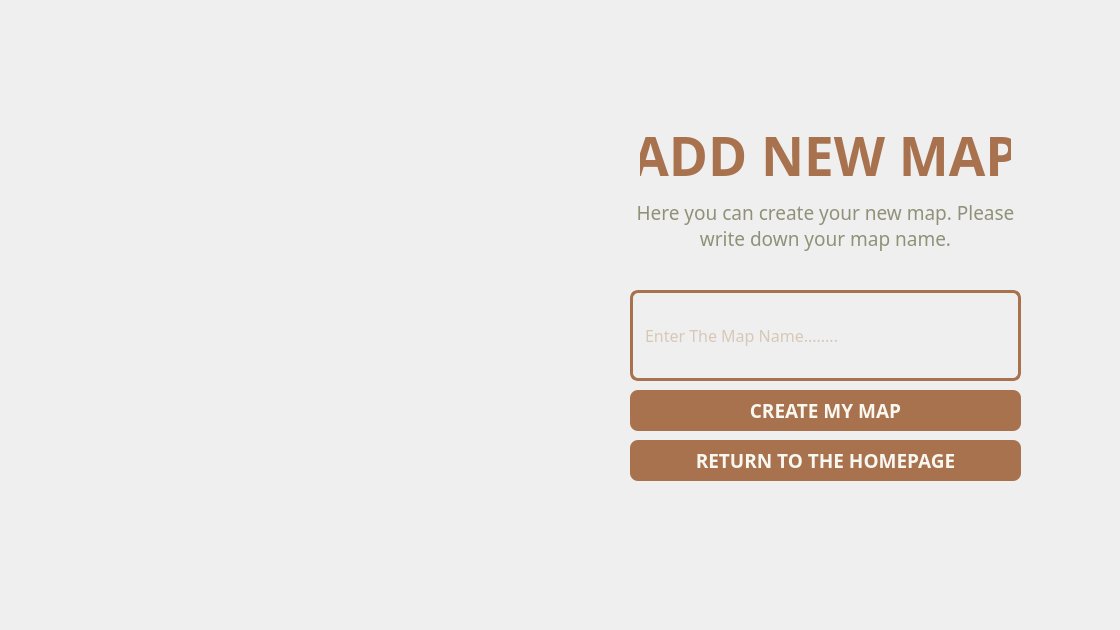
<?xml version="1.0" encoding="UTF-8"?>
<ui version="4.0">
 <class>addmap</class>
 <widget class="QWidget" name="addmap">
  <property name="geometry">
   <rect>
    <x>0</x>
    <y>0</y>
    <width>1120</width>
    <height>630</height>
   </rect>
  </property>
  <property name="minimumSize">
   <size>
    <width>1120</width>
    <height>630</height>
   </size>
  </property>
  <property name="maximumSize">
   <size>
    <width>1120</width>
    <height>630</height>
   </size>
  </property>
  <property name="windowTitle">
   <string>Mini Wasalni | Add New Map</string>
  </property>
  <widget class="QLabel" name="addmap_label">
   <property name="geometry">
    <rect>
     <x>620</x>
     <y>150</y>
     <width>411</width>
     <height>151</height>
    </rect>
   </property>
   <property name="font">
    <font>
     <family>Dosis</family>
     <pointsize>14</pointsize>
    </font>
   </property>
   <property name="styleSheet">
    <string notr="true">QLabel {
		color: #909178;
}</string>
   </property>
   <property name="text">
    <string>Here you can create your new map. Please write down your map name.</string>
   </property>
   <property name="textFormat">
    <enum>Qt::RichText</enum>
   </property>
   <property name="alignment">
    <set>Qt::AlignCenter</set>
   </property>
   <property name="wordWrap">
    <bool>true</bool>
   </property>
  </widget>
  <widget class="QPushButton" name="addmap_add_2">
   <property name="geometry">
    <rect>
     <x>630</x>
     <y>440</y>
     <width>391</width>
     <height>41</height>
    </rect>
   </property>
   <property name="maximumSize">
    <size>
     <width>500</width>
     <height>100</height>
    </size>
   </property>
   <property name="font">
    <font>
     <family>Dosis</family>
     <pointsize>14</pointsize>
     <bold>true</bold>
    </font>
   </property>
   <property name="styleSheet">
    <string notr="true">QPushButton {
		color: #F8F8F1;
		background-color: #A9724E;
		border: none;
		border-radius: 8px;
}

QPushButton:hover {
		color: #F8F8F1;
		background-color: #BFA17E;
		border: none;
		border-radius:8px;
}

QPushButton:pressed {
		color: #F8F8F1;
		background-color: #BFA17E;
		border: none;
        border-radius: 8px;
}</string>
   </property>
   <property name="text">
    <string>RETURN TO THE HOMEPAGE</string>
   </property>
  </widget>
  <widget class="QLabel" name="addmap_header">
   <property name="geometry">
    <rect>
     <x>640</x>
     <y>90</y>
     <width>371</width>
     <height>131</height>
    </rect>
   </property>
   <property name="font">
    <font>
     <family>Dosis</family>
     <pointsize>40</pointsize>
     <bold>true</bold>
    </font>
   </property>
   <property name="styleSheet">
    <string notr="true">QLabel {
		color: #A9724E;
}</string>
   </property>
   <property name="text">
    <string>ADD NEW MAP</string>
   </property>
   <property name="alignment">
    <set>Qt::AlignCenter</set>
   </property>
  </widget>
  <widget class="QLineEdit" name="addmap_lineedit">
   <property name="geometry">
    <rect>
     <x>630</x>
     <y>290</y>
     <width>391</width>
     <height>91</height>
    </rect>
   </property>
   <property name="font">
    <font>
     <family>Dosis</family>
     <pointsize>12</pointsize>
    </font>
   </property>
   <property name="styleSheet">
    <string notr="true">QLineEdit {
color:#BFA17E;
background: transparent;
border: 3px solid #A9724E;
border-radius: 8px; 
padding: 10px;
}</string>
   </property>
   <property name="inputMask">
    <string/>
   </property>
   <property name="text">
    <string/>
   </property>
   <property name="maxLength">
    <number>32767</number>
   </property>
   <property name="echoMode">
    <enum>QLineEdit::Normal</enum>
   </property>
   <property name="placeholderText">
    <string>Enter The Map Name........</string>
   </property>
  </widget>
  <widget class="QPushButton" name="addmap_add">
   <property name="geometry">
    <rect>
     <x>630</x>
     <y>390</y>
     <width>391</width>
     <height>41</height>
    </rect>
   </property>
   <property name="maximumSize">
    <size>
     <width>500</width>
     <height>100</height>
    </size>
   </property>
   <property name="font">
    <font>
     <family>Dosis</family>
     <pointsize>14</pointsize>
     <bold>true</bold>
    </font>
   </property>
   <property name="styleSheet">
    <string notr="true">QPushButton {
		color: #F8F8F1;
		background-color: #A9724E;
		border: none;
		border-radius: 8px;
}

QPushButton:hover {
		color: #F8F8F1;
		background-color: #BFA17E;
		border: none;
		border-radius:8px;
}

QPushButton:pressed {
		color: #F8F8F1;
		background-color: #BFA17E;
		border: none;
        border-radius: 8px;
}</string>
   </property>
   <property name="text">
    <string>CREATE MY MAP</string>
   </property>
  </widget>
 </widget>
 <resources/>
 <connections/>
</ui>
